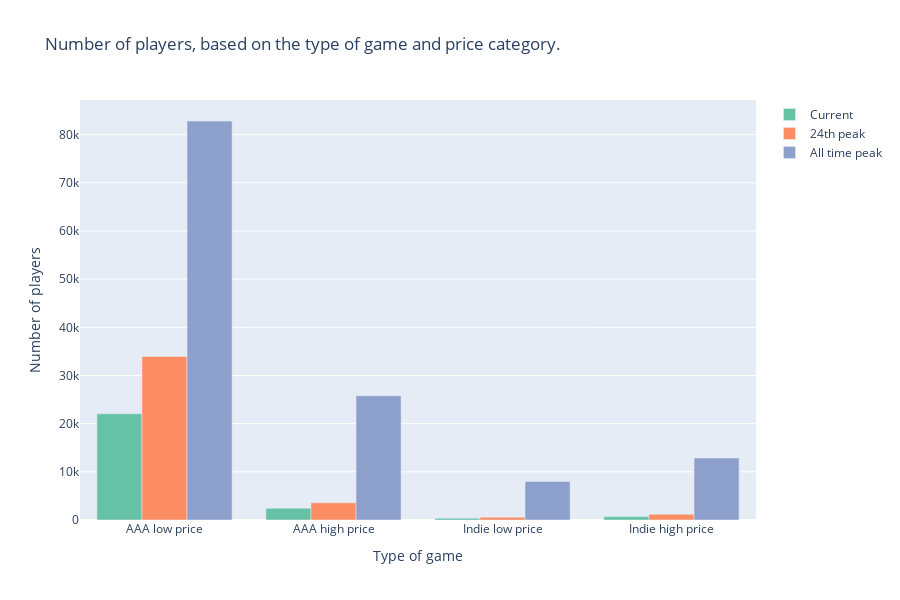

Notebook code for this chart:
### Markdown cell above
Next we want to discover what the correlation between the price of a game and the amount of players that play the game is. Furthermore we want to explore the difference between AAA-games and Indie-games. To do so we have used the following dataset: https://www.kaggle.com/datasets/faisaljanjua0555/most-played-games-of-all-time combined with another dataset: https://www.kaggle.com/datasets/nikdavis/steam-store-games. In the first dataset "current" indicates the amount of players a game has right now, "24th peak" the amount of players a game had on it's 24th peak and "all time peak" the highest amount of players a game has ever had. Furthermore the data is split into two categories, which are AAA-games and Indie-games. These categories are again split into three subdivisons depended on the price of a game. The length of the bar is depended on the avarage amount of players over the games in the according category.

### Code cell
# Import packages
import pandas as pd
import plotly.express as px
import plotly.graph_objs as go
# import warnings
# warnings.filterwarnings('ignore')
import seaborn as sns
import numpy as np
df1 = pd.read_csv('DATASETS/aaa_published_games.csv')
df1 = df1[['name', 'price']]
df2 = pd.read_csv('DATASETS/indie_published_games.csv')
df2 = df2[['name', 'price']]
df3 = pd.read_csv('DATASETS/player_count.csv')
df1 = df1.merge(df3, how='inner', on='name')
df2 = df2.merge(df3, how='inner', on='name')
df1['Type of game']='AAA'
df2['Type of game']='Indie'
df = df1.merge(df2, how='outer')
df = df.drop(columns=['Unnamed: 5'])

AAA = df[df["Type of game"]=='AAA']
AAA.loc[:, 'Current'] = pd.to_numeric(AAA['Current'], errors='coerce')
AAA.loc[:, '24th Peak'] = pd.to_numeric(AAA['24th Peak'], errors='coerce')
AAA.loc[:, 'All_time peak'] = pd.to_numeric(AAA['All_time peak'], errors='coerce')

# AAA_price_categories = pd.qcut(AAA["price"], 3, labels=["Low", "Medium", "High"])
AAA['price_category'] = pd.qcut(AAA.loc[:, "price"], 2, labels=["Low", "High"])

AAA_low = AAA[AAA["price_category"]=="Low"]
AAA_current_low = AAA_low['Current'].mean() 
AAA_24th_low = AAA_low['24th Peak'].mean()
AAA_all_time_low = AAA_low['All_time peak'].mean()

# AAA_medium = AAA[AAA["price_category"]=="Medium"]
# AAA_current_medium = AAA_medium['Current'].mean() 
# AAA_24th_medium = AAA_medium['24th Peak'].mean()
# AAA_all_time_medium = AAA_medium['All_time peak'].mean()

AAA_high = AAA[AAA["price_category"]=="High"]
AAA_current_high = AAA_high['Current'].mean() 
AAA_24th_high = AAA_high['24th Peak'].mean()
AAA_all_time_high = AAA_high['All_time peak'].mean()

Indie = df[df["Type of game"]=='Indie']
Indie.loc[:, 'Current'] = pd.to_numeric(Indie['Current'], errors='coerce')
Indie.loc[:, '24th Peak'] = pd.to_numeric(Indie['24th Peak'], errors='coerce')
Indie.loc[:, 'All_time peak'] = pd.to_numeric(Indie['All_time peak'], errors='coerce')

# Indie_price_categories = pd.qcut(Indie["price"], 3, labels=["Low", "Medium", "High"])
Indie_price_categories = pd.qcut(Indie["price"], 2, labels=["Low", "High"])

Indie['price_category'] = Indie_price_categories

Indie_low = Indie[Indie["price_category"]=="Low"]
Indie_current_low = Indie_low['Current'].mean() 
Indie_24th_low = Indie_low['24th Peak'].mean()
Indie_all_time_low = Indie_low['All_time peak'].mean()

# Indie_medium = Indie[Indie["price_category"]=="Medium"]
# Indie_current_medium = Indie_medium['Current'].mean() 
# Indie_24th_medium = Indie_medium['24th Peak'].mean()
# Indie_all_time_medium = Indie_medium['All_time peak'].mean()

Indie_high = Indie[Indie["price_category"]=="High"]
Indie_current_high = Indie_high['Current'].mean() 
Indie_24th_high = Indie_high['24th Peak'].mean()
Indie_all_time_high = Indie_high['All_time peak'].mean()

# data = [['AAA low price', AAA_current_low, AAA_24th_low, AAA_all_time_low], ['AAA medium price', AAA_current_medium, AAA_24th_medium, AAA_all_time_medium], ['AAA high price', AAA_current_high, AAA_24th_high, AAA_all_time_high], ['Indie low price', Indie_current_low, Indie_24th_low, Indie_all_time_low], ['Indie medium price', Indie_current_medium, Indie_24th_medium, Indie_all_time_medium], ['Indie high price', Indie_current_high, Indie_24th_high, Indie_all_time_high]]
data = [['AAA low price', AAA_current_low, AAA_24th_low, AAA_all_time_low], ['AAA high price', AAA_current_high, AAA_24th_high, AAA_all_time_high], ['Indie low price', Indie_current_low, Indie_24th_low, Indie_all_time_low], ['Indie high price', Indie_current_high, Indie_24th_high, Indie_all_time_high]]

df = pd.DataFrame(data, columns=['Type of game', 'Current', '24th peak', 'All time peak'])

trace =[
    go.Bar(name='Current ', x = df['Type of game'], y = df['Current'], marker_color='rgb(102,194,165)'),
    go.Bar(name='24th peak', x = df['Type of game'], y = df['24th peak'], marker_color='rgb(252,141,98)'),
    go.Bar(name='All time peak', x = df['Type of game'], y = df['All time peak'], marker_color='rgb(141,160,203)'),
]

layout = go.Layout(
    xaxis=go.layout.XAxis(
        type='category'
    ),
    yaxis=go.layout.YAxis(
    )
)
fig = go.Figure(data=trace, layout=layout)
fig.update_layout(
    title_text='Number of players, based on the type of game and price category.',
    xaxis_title='Type of game',
    yaxis_title='Number of players',
    height=600
)
fig.show()

### Figure 1 — Plotly figure (JSON) as saved in the notebook; plotly's stock layout.template omitted (floating-point values rounded to 4 significant figures)
{"data": [{"marker": {"color": "rgb(102,194,165)"}, "name": "Current ", "type": "bar", "x": ["AAA low price", "AAA high price", "Indie low price", "Indie high price"], "y": [22050.0, 2435.0, 376.0, 724.6]}, {"marker": {"color": "rgb(252,141,98)"}, "name": "24th peak", "type": "bar", "x": ["AAA low price", "AAA high price", "Indie low price", "Indie high price"], "y": [33950.0, 3584.0, 567.0, 1186.0]}, {"marker": {"color": "rgb(141,160,203)"}, "name": "All time peak", "type": "bar", "x": ["AAA low price", "AAA high price", "Indie low price", "Indie high price"], "y": [82820.0, 25800.0, 7978.0, 12850.0]}], "layout": {"height": 600, "title": {"text": "Number of players, based on the type of game and price category."}, "xaxis": {"title": {"text": "Type of game"}, "type": "category"}, "yaxis": {"title": {"text": "Number of players"}}}}
